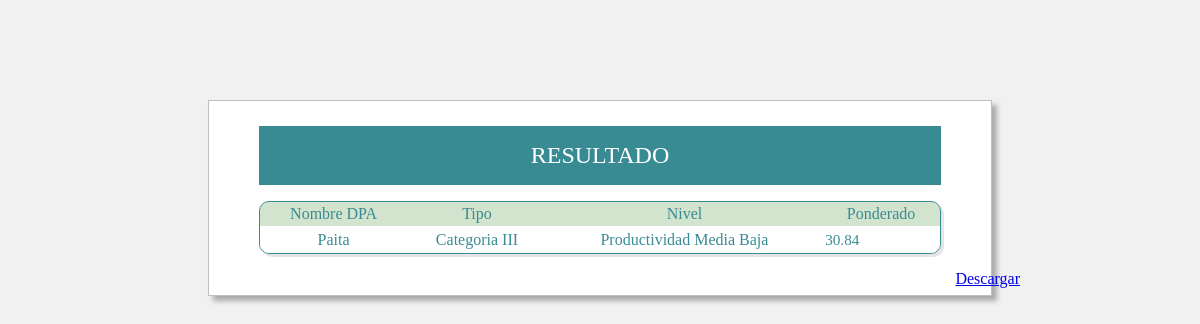
Page /resultadoxls (signed in) on the committed database.
### criterios/models.py (models this page shows, shortened)
class Formulario(models.Model):
    usuario = models.ForeignKey(Usuario, on_delete=models.CASCADE, blank=True, null=True)
    idFormulario = models.AutoField(primary_key=True)
    nombreFormulario = models.CharField(max_length=100)
    tipo = models.CharField(max_length=50)
    nivel = models.CharField(max_length=50)
    ponderado = models.CharField(max_length=5,blank=True,null=True)
    condiciones = models.CharField(max_length=100,blank=True,null=True)

### criterios/views.py (the view)
# urls.py: re_path(r'resultadoxls$',views.re_xls),
def re_xls(request):
    return render(request, 'resultadoxls.html')

### criterios/templates/resultadoxls.html (shortened to what this page needs)
{% load static %}
<!DOCTYPE html>
<html>
 <head>
    <link rel="stylesheet" href="{% static 'css/xls.css' %}" />
 </head>
 <body>
  <div class="table-users">
    <div class="header">Resultado</div>
    <table cellspacing="0">
      <tr>
         <th>Nombre DPA</th>
         <th>Tipo</th>
         <th>Nivel</th>
         <th>Ponderado</th>
      </tr>
    {% for formulario in user.usuario.formulario_set.all %}
      <tr>
         <td>{{ formulario.nombreFormulario }}</td>
         <td>{{ formulario.tipo}}</td>
         <td>{{ formulario.nivel}}</td>
         <td>{{ formulario.ponderado }}</td>
      </tr>
    {% endfor %}
    </table>
    <div id = "center">
        <a class="btn btn-primary btn-xl text-uppercase js-scroll-trigger" href="{% url 'reporte_formularios' %}" role= "button"> Descargar</a>
    </div>
  </div>
</body>
</html>

### static/css/xls.css (style rules this page uses)
.header { background-color: #398B93; color: white; font-size: 1.5em; padding: 1rem; text-align: center; text-transform: uppercase; }
#center { position: absolute; right:15%; }
.table-users { background-color: white; margin: 100px 200px 100px 200px; border: 1px solid #BFBFBF; padding: 25px 50px; box-shadow: 5px 5px 5px #aaaaaa; }
table { width: 100%; border: 1px solid #398B93; border-radius: 10px; box-shadow: 3px 3px 0 rgba(0,0,0,0.1); margin: 1em auto; overflow: hidden; }
th,td { color: #398B93; padding: 3px; }
th { background-color: #4b933940; font-weight: 300; }

### rows in the picture
Formulario: nombreFormulario "Paita", tipo "Categoria III", nivel "Productividad Media Baja", ponderado "30.84"
